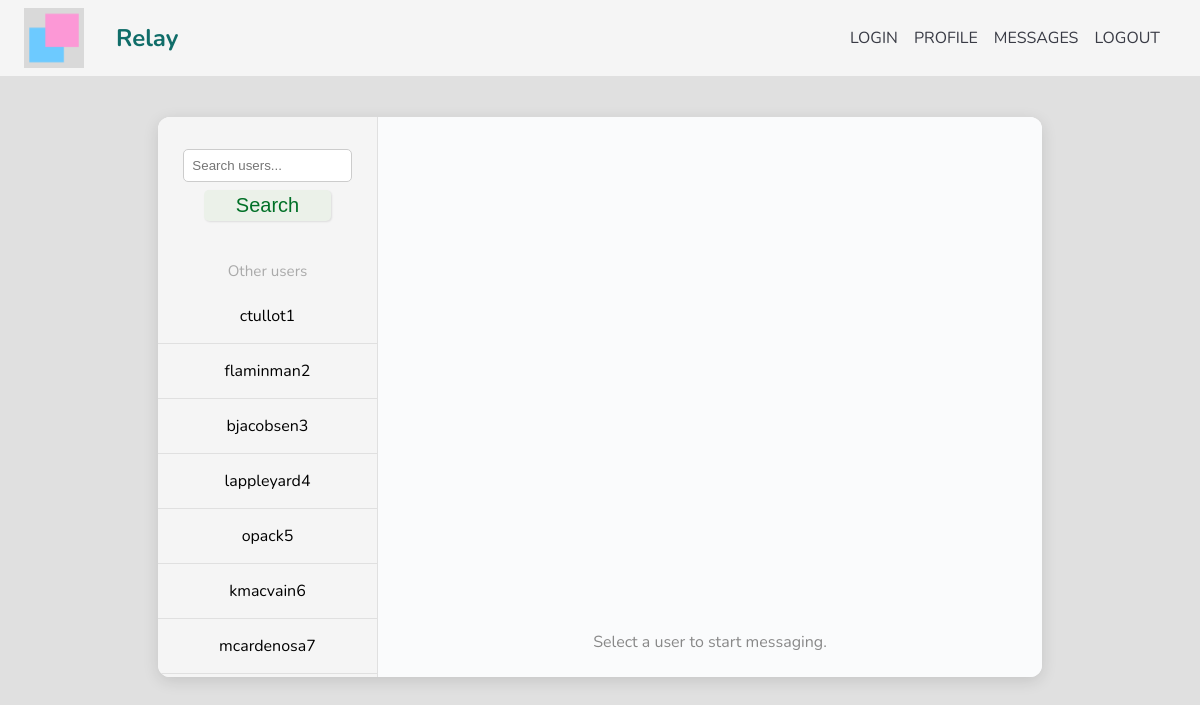
Page /messages.html (signed in) on the committed database.
### tables this page shows
CREATE TABLE "user_data"(`user_ID` INTEGER PRIMARY KEY AUTOINCREMENT, `username` TEXT, `password` TEXT, `email` TEXT, `account_creation_date` TEXT, bio TEXT, avatar TEXT);

### main.py (the view, shortened to what this page needs)
@app.route("/messages.html", methods=["GET", "POST"])
def aboutmessages():
    if "user" not in session:
        return redirect(url_for("aboutlogin"))
    current_user = session["user"]
    search_query = request.args.get("search", "")
    if search_query:
        users = [
            u
            for u in dbHandler.get_all_users(
                exclude_username=current_user, search_query=search_query
            )
        ]
    else:
        recent_chats = dbHandler.get_recent_chats(current_user)
        all_users = dbHandler.get_all_users(exclude_username=current_user)
        other_users = [u for u in all_users if u not in recent_chats]
        users = other_users
    selected_user = request.args.get("user")
    messages = []
    return render_template(
        "messages.html",
        users_recent=recent_chats,
        users_other=other_users,
        selected_user=selected_user,
        messages=messages,
        search_query=search_query,
    )

### database_manager.py (called while the page is built)
def get_recent_chats(username):
    con = sql.connect("database/data_source.db")
    cur = con.cursor()
    cur.execute(
        """
        SELECT
            CASE
                WHEN sender = ? THEN recipient
                ELSE sender
            END AS chat_partner,
            MAX(timestamp) as last_time
        FROM messages
        WHERE sender = ? OR recipient = ?
        GROUP BY chat_partner
        ORDER BY last_time DESC
    """,
        (username, username, username),
    )
    chats = cur.fetchall()
    con.close()
    return [row[0] for row in chats]

### templates/messages.html (shortened to what this page needs)
<!DOCTYPE html>
<html lang="en">
  <head>
    <link rel="stylesheet" href="static/css/style.css" />
  </head>
  <body>
    {% include "partials/menu.html" %}
    <main>
      <div class="messages-wrapper">
        <div class="chat-list">
          <form
            method="get"
            action="{{ url_for('aboutmessages') }}"
            style="padding: 1rem"
          >
            <input
              type="text"
              name="search"
              placeholder="Search users..."
              value="{{ search_query }}"
              style="
                width: 90%;
                padding: 0.5rem;
                border-radius: 5px;
                border: 1px solid #ccc;
              "
            />
            <button type="submit" class="btn" style="margin-top: 0.5rem">
              Search
            </button>
          </form>
           {% if users_other %}
          <div
            style="
              margin: 0.5rem 0;
              color: #aaa;
              font-size: 0.95em;
              text-align: center;
            "
          >
            Other users
          </div>
          {% endif %}
          {% for user in users_other %}
          <a
            href="{{ url_for('aboutmessages', user=user) }}"
            style="text-decoration: none; color: inherit"
          >
            <div
              class="chat-user{% if user == selected_user %} active{% endif %}"
            >
              {{ user }}
            </div>
          </a>
          {% endfor %}
        </div>
        <div class="chat-content">
          {% if selected_user %}
          <div
            style="
              font-weight: bold;
              font-size: 1.2em;
              margin-bottom: 1rem;
              text-align: left;
            "
          >
            Messaging: {{ selected_user }}
          </div>
          <div class="messages">
            {% for msg in messages %}
            <div
              class="message{% if msg.sender == session['user'] %} sent{% endif %}"
            >
              {% if msg.sender == session['user'] %}
              <div
                style="
                  display: flex;
                  align-items: flex-end;
                  justify-content: flex-end;
                "
              >
                <div class="message-bubble">
                  <strong>{{ msg.sender }}:</strong> {{ msg.content }}
                  <span class="message-date">{{ msg.timestamp }}</span>
                </div>
                <img
                  src="{{ msg.avatar_url }}"
                  alt="avatar"
                  class="msg-avatar"
                  style="
                    width: 32px;
                    height: 32px;
                    border-radius: 50%;
                    margin-left: 8px;
                  "
                />
              </div>
              {% else %}
              <div style="display: flex; align-items: flex-end">
                <img
                  src="{{ msg.avatar_url }}"
                  alt="avatar"
                  class="msg-avatar"
                  style="
                    width: 32px;
                    height: 32px;
                    border-radius: 50%;
                    margin-right: 8px;
                  "
                />
                <div class="message-bubble">
                  <strong>{{ msg.sender }}:</strong> {{ msg.content }}
                  <span class="message-date">{{ msg.timestamp }}</span>
                </div>
              </div>
              {% endif %}
            </div>
            {% endfor %}
          </div>
          <form
            class="chat-input-form"
            method="post"
            action="{{ url_for('aboutmessages', user=selected_user) }}"
          >
            <input
              type="text"
              name="message"
              placeholder="Type a message..."
              required
            />
            <button class="btn" type="submit">Send</button>
          </form>
          {% else %}
          <div style="color: #888; text-align: center; margin-top: 2rem">
            Select a user to start messaging.
          </div>
          {% endif %}
        </div>
      </div>
    </main>
  </body>
</html>

### static/css/style.css (style rules this page uses)
* { margin: 0; padding: 0; box-sizing: border-box; }
body { background: #e0e0e0; font-family: "Nunito", sans-serif; font-size: 1rem; }
main { max-width: 900px; margin: auto; padding: 0.5rem; text-align: center; }
.btn { border: none; background: none; border-radius: 5px; box-shadow: 1px 1px 2px rgba(21, 21, 21, 0.1); cursor: pointer; font-size: 1.25rem; margin: 0 1rem; padding: 0.25rem 2rem; transition: all 0.25s ease-in-out; background: hsl(110, 21%, 93%); color: hsl(141, 100%, 22%); margin-bottom: 1rem; }
.messages-wrapper { display: flex; height: 70vh; max-width: 900px; margin: 2rem auto; background: #fff; border-radius: 12px; box-shadow: 0 4px 16px rgba(0, 0, 0, 0.12); overflow: hidden; }
.chat-list { width: 220px; background: #f5f5f5; border-right: 1px solid #e0e0e0; overflow-y: auto; padding: 1rem 0; }
.chat-user { padding: 1rem 1.5rem; cursor: pointer; border-bottom: 1px solid #e0e0e0; transition: background 0.2s; }
.chat-content { flex: 1; display: flex; flex-direction: column; justify-content: flex-end; padding: 1.5rem; background: #fafbfc; }
.chat-list a { display: block; }

### rows in the picture
user_data: username "ctullot1"
user_data: username "flaminman2"
user_data: username "bjacobsen3"
user_data: username "lappleyard4"
user_data: username "opack5"
user_data: username "kmacvain6"
user_data: username "mcardenosa7"
